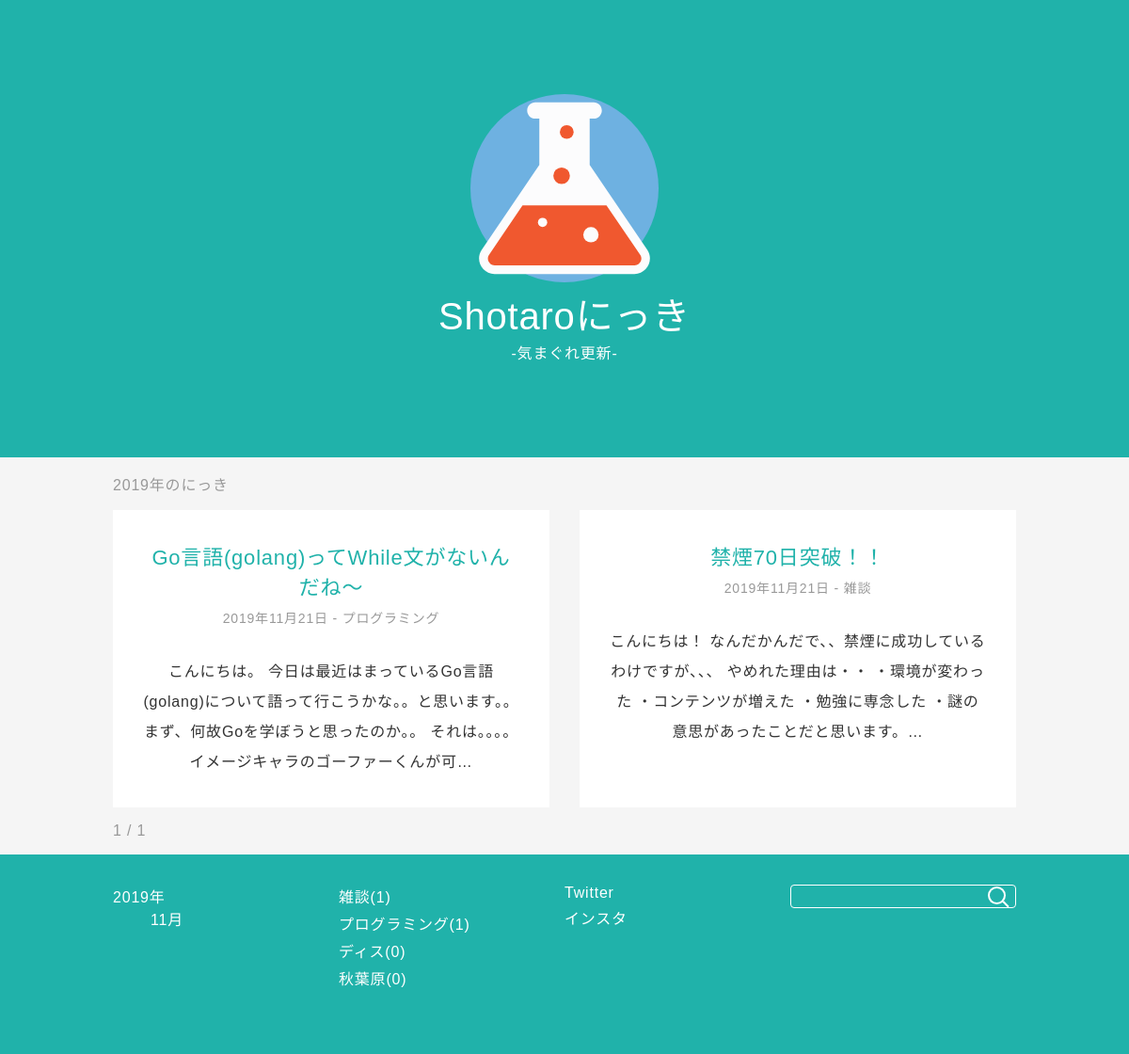
/archive/2019/, run on the app's committed database.
### blog/models.py (models this page shows, shortened)
class Diary(models.Model):
    title = models.CharField('タイトル', max_length=32)
    text = models.TextField('本文')
    category = models.ForeignKey(Category, on_delete=models.PROTECT, verbose_name='カテゴリ')
    created_at = models.DateTimeField('作成日', default=timezone.now)
    objects = DiaryQuerySet.as_manager()

class Category(models.Model):
    name = models.CharField('タイトル', max_length=255)
    def __str__(self):
        return self.name

### blog/views.py (the view)
# urls.py: path('archive/<int:year>/', views.DiaryYearList.as_view(), name='year'),
class DiaryYearList(DiaryMixin, generic.YearArchiveView):
    def get_queryset(self):
        return super().get_queryset().select_related('category')
    def get_context_data(self, **kwargs):
        context = super().get_context_data(**kwargs)
        context['heading'] = '{}年のにっき'.format(self.kwargs['year'])
        return context

### blog/forms.py
class DiarySearchForm(forms.Form):
    key_word = forms.CharField(
        label='検索キーワード',
        required=False,
    )

### blog/models.py (called while the page is built)
    def published(self):
        return self.filter(created_at__lte=timezone.now())

### blog/templatetags/blog.py (called while the page is built)
@register.inclusion_tag('blog/includes/month_links.html')
def render_month_links():
    return {
        'dates': Diary.objects.published().dates('created_at', 'month', order='DESC'),
    }

@register.inclusion_tag('blog/includes/category_links.html')
def render_category_links():
    return {
        'category_list': Category.objects.annotate(diary_count=Count('diary'))
    }

@register.inclusion_tag('blog/includes/search_form.html')
def render_search_form(request):
    if hasattr(request, 'form'):
        form = request.form
    else:
        form = DiarySearchForm(request.GET)
    return {'search_form': form}

### blog/templates/blog/diary_list.html (shortened to what this page needs)
{% extends 'blog/base_site.html' %}
{% load blog %}
{% block content %}
    <section id="diary-list" class="container">
        <h1 class="section-title">{{ heading }}</h1>
        {% for diary in object_list %}
            <article class="diary">
                <a href="{% url 'blog:detail' diary.pk %}">
                    <h2 class="diary-title">{{ diary.title }}</h2>
                    <p class="meta">
                        <time datetime="{{ diary.created_at | date:'Y-m-d' }}">{{ diary.created_at | date:'Y年n月j日' }}</time>
                        -
                        {{ diary.category }}
                    </p>
                    <div class="contents">
                        <p>
                            {{ diary.text | truncatechars:100 }}
                        </p>
                    </div>
                </a>
            </article>
        {% empty %}
            <p>記事が見つかりませんでした。</p>
        {% endfor %}
        <nav id="page">
            <span id="page-info">{{ page_obj.number }} / {{ page_obj.paginator.num_pages }}</span>
        </nav>
    </section>
{% endblock %}

### blog/templates/blog/includes/category_links.html
<ul>
    {% for category in category_list %}
        <li><a href="{% url 'blog:category' category.pk %}">{{ category }}({{ category.diary_count }})</a></li>
    {% endfor %}
</ul>

### blog/static/blog/style.css (style rules this page uses)
* { margin: 0; }
html { background-color: #f5f5f5; }
body { font-family: "Noto Sans JP", sans-serif; font-size: 14px; font-weight: 300; color: #333; letter-spacing: 0.05em; }
@media (min-width: 768px) { body { font-size: 16px; } }
a { color: #20B2AA; text-decoration: none; }
li { margin-bottom: 5px; }
input[type=text] { width: 100%; font-family: "Noto Sans JP", sans-serif; padding: 4px 8px; box-sizing: border-box; border-radius: 4px; border: solid 1px #fff; background-color: transparent; color: #fff; }
.container { padding: 0 8px; }
@media (min-width: 1024px) { .container { padding: 0 32px; box-sizing: border-box; width: 1024px; margin: 0 auto; } }
.diary { background-color: #fff; padding: 32px; box-sizing: border-box; text-align: center; margin-bottom: 32px; }
.diary > a { display: block; width: 100%; height: 100%; }
.diary-title { margin-bottom: 8px; font-size: 22px; font-weight: 300; color: #20B2AA; }
.meta { margin-bottom: 32px; color: #999; font-size: 14px; }
.contents > p { color: #333; line-height: 2; margin-bottom: 2em; }
.contents > p:last-of-type { margin-bottom: 0; }
#site-footer ul { list-style-type: none; }
#site-footer a { color: #fff; }
#footer-container > * { margin-bottom: 32px; }
#footer-container > ul { padding: 0; }
.section-title, .back { font-weight: 300; font-size: 16px; color: #999; padding: 16px 0; }
nav#page { margin-top: -16px; margin-bottom: 16px; }
nav#page > * { margin-right: 20px; color: #999; }
@media (min-width: 1024px) { #diary-list { display: grid; grid-template-columns: 1fr 1fr; grid-column-gap: 32px; column-gap: 32px; } }
@media (min-width: 1024px) { #diary-list > * { grid-column: 1/-1; } }
@media (min-width: 1024px) { #diary-list > article { grid-column: auto; } }

### data on the page
Diary: title "Go言語(golang)ってWhile文がないんだね〜", created_at "2019年11月21日", category "プログラミング", text "こんにちは。 今日は最近はまっているGo言語(golang)について語って行こうかな。。と思います。。 まず、何故Goを学ぼうと思ったのか。。 それは。。。。イメージキャラのゴーファーくんが可…"
Diary: title "禁煙70日突破！！", created_at "2019年11月21日", category "雑談", text "こんにちは！ なんだかんだで、、禁煙に成功しているわけですが、、、 やめれた理由は・・ ・環境が変わった ・コンテンツが増えた ・勉強に専念した ・謎の意思があったことだと思います。…"
Category: name "雑談", diary_count "1"
Category: name "プログラミング", diary_count "1"
Category: name "ディス", diary_count "0"
Category: name "秋葉原", diary_count "0"

### other printed values
{{ heading }} "2019年のにっき"
{{ page_obj.number }} "1"
{{ page_obj.paginator.num_pages }} "1"
{{ month.grouper }} "2019"
{{ d|date:'F' }} "11月"
